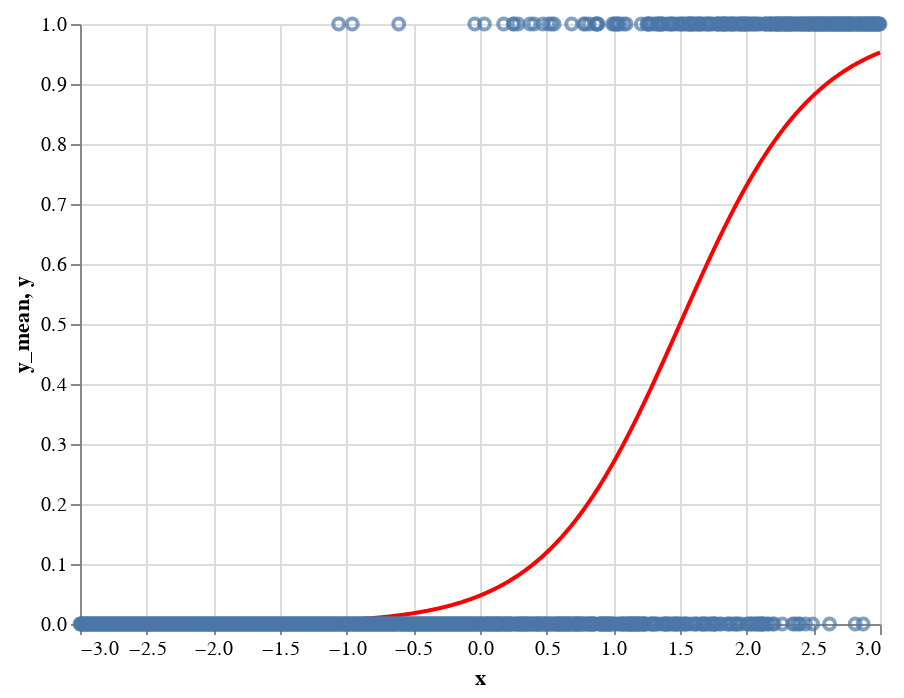

Write notebook code for a chart like this one.
### Code cell
x = np.linspace(start = -3, stop = 3, num = 1000)
y_mean = special.expit(2 * x - 3)
y_bern = stats.bernoulli.rvs(p = y_mean)

data_df = pd.DataFrame({"x": x, "y_mean": y_mean, "y": y_bern})

layer_line = alt.Chart(data_df).mark_line(color = "red").encode(x = "x", y = "y_mean")
layer_point = alt.Chart(data_df).mark_point().encode(x = "x", y = "y")

layer_line + layer_point

### Figure 1 — Vega-Lite specification as saved in the notebook (floating-point values rounded to 4 significant figures; data arrays with more than 128 entries replaced by an {"elided": "..."} marker saying what was removed)
{"config": {"view": {"continuousWidth": 400, "continuousHeight": 300}}, "layer": [{"mark": {"type": "line", "color": "red"}, "encoding": {"x": {"type": "quantitative", "field": "x"}, "y": {"type": "quantitative", "field": "y_mean"}}}, {"mark": "point", "encoding": {"x": {"type": "quantitative", "field": "x"}, "y": {"type": "quantitative", "field": "y"}}}], "data": {"name": "data-bae18c79264cc701b9a12fac3a5612f1"}, "$schema": "https://vega.github.io/schema/vega-lite/v4.8.1.json", "datasets": {"data-bae18c79264cc701b9a12fac3a5612f1": {"elided": "1000 records"}}}
